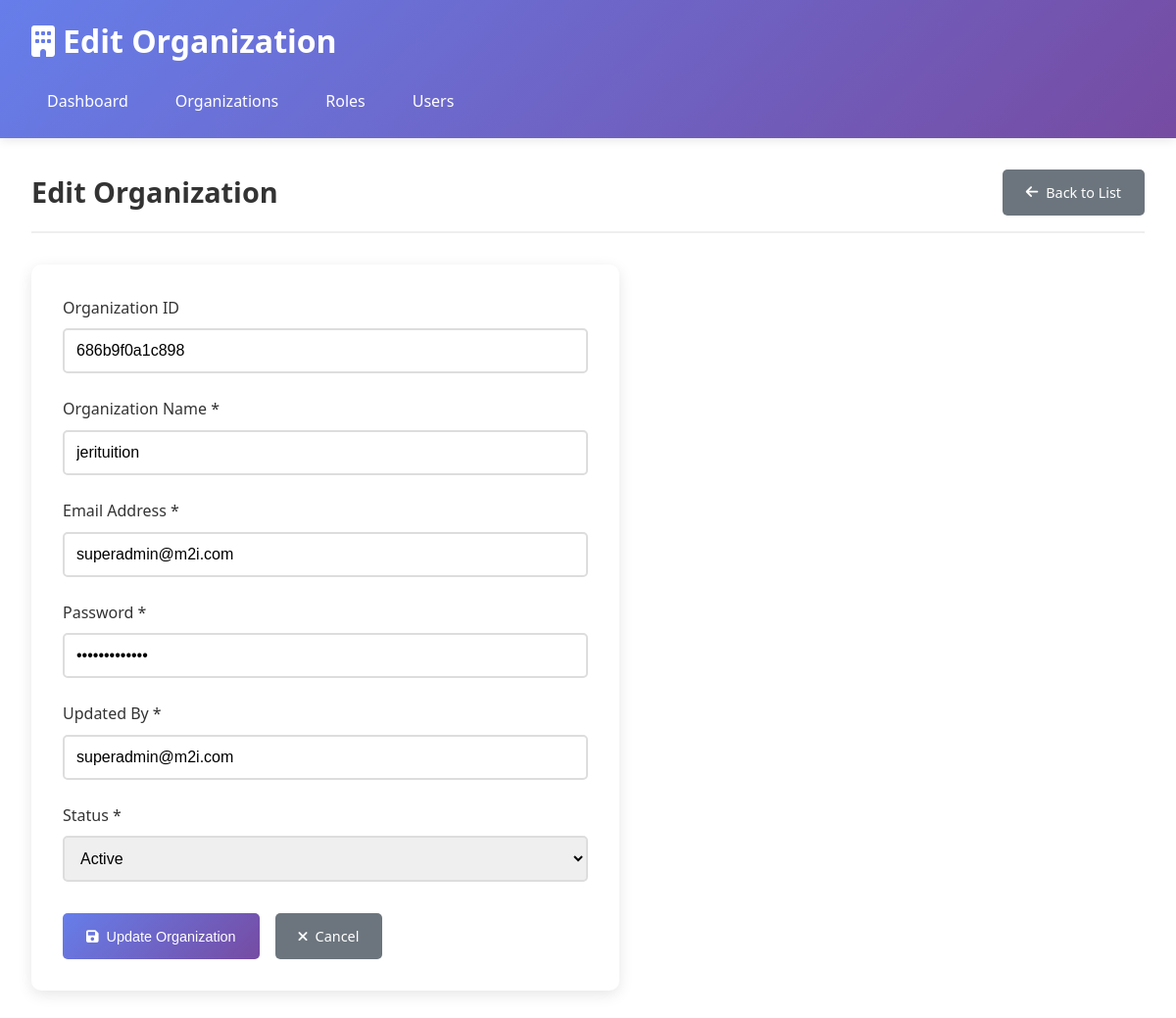
The app's page /pages/org_edit.php?id=686b9f0a1c898 with its own data.
### tables this page shows
CREATE TABLE `org_info` (
  `pk_org_id` varchar(50) NOT NULL,
  `org_name` varchar(50) NOT NULL,
  `org_email` varchar(50) NOT NULL,
  `org_password` varchar(50) NOT NULL,
  `org_updated_by` varchar(50) NOT NULL,
  `org_updated_on` timestamp(6) NOT NULL DEFAULT CURRENT_TIMESTAMP(6),
  `org_status` varchar(50) NOT NULL DEFAULT 'A'
);

### models/OrgInfo.php (called while the page is built, shortened)
<?php
class OrgInfo {
    private $conn;
    private $table_name = "org_info";
    public $pk_org_id;
    public function __construct($db) {
        $this->conn = $db;
    }
    public function readOne() {
        $query = "SELECT * FROM " . $this->table_name . " WHERE pk_org_id = ? LIMIT 0,1";
        $stmt = $this->conn->prepare($query);
        $stmt->bindParam(1, $this->pk_org_id);
        $stmt->execute();
        $row = $stmt->fetch(PDO::FETCH_ASSOC);
        if($row) {
            $this->org_name = $row['org_name'];
            $this->org_email = $row['org_email'];
            $this->org_password = $row['org_password'];
            $this->org_updated_by = $row['org_updated_by'];
            $this->org_status = $row['org_status'];
            return true;
        }
        return false;
    }
}
?>

### pages/org_edit.php (the view, shortened to what this page needs)
<?php
require_once '../models/OrgInfo.php';
$database = new Database();
$db = $database->getConnection();
$orgInfo = new OrgInfo($db);
$org_id = isset($_GET['id']) ? $_GET['id'] : '';
$orgInfo->pk_org_id = $org_id;
if(!$orgInfo->readOne()) {
    header("Location: org_list.php");
    exit();
}
?>
<!DOCTYPE html>
<html lang="en">
<head>
    <link rel="stylesheet" href="../assets/css/style.css">
    <link href="https://cdnjs.cloudflare.com/ajax/libs/font-awesome/6.0.0/css/all.min.css" rel="stylesheet">
</head>
<body>
    <div class="container">
        <header class="header">
            <h1><i class="fas fa-building"></i> Edit Organization</h1>
            <nav class="nav">
                <a href="../index.php" class="nav-link">Dashboard</a>
                <a href="org_list.php" class="nav-link">Organizations</a>
                <a href="role_list.php" class="nav-link">Roles</a>
                <a href="user_list.php" class="nav-link">Users</a>
            </nav>
        </header>
        <main class="main">
            <div class="page-header">
                <h2>Edit Organization</h2>
                <a href="org_list.php" class="btn btn-secondary">
                    <i class="fas fa-arrow-left"></i> Back to List
                </a>
            </div>
            <div class="form-container">
                <form action="<?php echo htmlspecialchars($_SERVER["PHP_SELF"]); ?>?id=<?php echo $org_id; ?>" method="post">
                    <div class="form-group">
                        <label for="org_id">Organization ID</label>
                        <input type="text" id="org_id" class="form-control"
                               value="<?php echo htmlspecialchars($orgInfo->pk_org_id); ?>"
                               readonly>
                    </div>
                    <div class="form-group">
                        <label for="org_name">Organization Name *</label>
                        <input type="text" id="org_name" name="org_name" class="form-control"
                               value="<?php echo htmlspecialchars($orgInfo->org_name); ?>"
                               required>
                    </div>
                    <div class="form-group">
                        <label for="org_email">Email Address *</label>
                        <input type="email" id="org_email" name="org_email" class="form-control"
                               value="<?php echo htmlspecialchars($orgInfo->org_email); ?>"
                               required>
                    </div>
                    <div class="form-group">
                        <label for="org_password">Password *</label>
                        <input type="password" id="org_password" name="org_password" class="form-control"
                               value="<?php echo htmlspecialchars($orgInfo->org_password); ?>"
                               required>
                    </div>
                    <div class="form-group">
                        <label for="org_updated_by">Updated By *</label>
                        <input type="text" id="org_updated_by" name="org_updated_by" class="form-control"
                               value="<?php echo htmlspecialchars($orgInfo->org_updated_by); ?>"
                               required>
                    </div>
                    <div class="form-group">
                        <label for="org_status">Status *</label>
                        <select id="org_status" name="org_status" class="form-control" required>
                            <option value="A" <?php echo ($orgInfo->org_status == 'A') ? 'selected' : ''; ?>>Active</option>
                        </select>
                    </div>
                    <div class="form-actions">
                        <button type="submit" class="btn btn-primary">
                            <i class="fas fa-save"></i> Update Organization
                        </button>
                        <a href="org_list.php" class="btn btn-secondary">
                            <i class="fas fa-times"></i> Cancel
                        </a>
                    </div>
                </form>
            </div>
        </main>
    </div>
</body>
</html>

### assets/css/style.css (style rules this page uses)
* { margin: 0; padding: 0; box-sizing: border-box; }
body { font-family: 'Segoe UI', Tahoma, Geneva, Verdana, sans-serif; line-height: 1.6; color: #333; background-color: #f5f5f5; }
.container { max-width: 1200px; margin: 0 auto; background-color: #fff; min-height: 100vh; box-shadow: 0 0 20px rgba(0,0,0,0.1); }
.header { background: linear-gradient(135deg, #667eea 0%, #764ba2 100%); color: white; padding: 1rem 2rem; box-shadow: 0 2px 10px rgba(0,0,0,0.1); }
.header h1 { font-size: 2rem; margin-bottom: 1rem; display: flex; align-items: center; gap: 0.5rem; }
.nav { display: flex; gap: 1rem; }
.nav-link { color: white; text-decoration: none; padding: 0.5rem 1rem; border-radius: 5px; transition: background-color 0.3s; }
.main { padding: 2rem; }
.page-header { display: flex; justify-content: space-between; align-items: center; margin-bottom: 2rem; padding-bottom: 1rem; border-bottom: 2px solid #eee; }
.page-header h2 { color: #333; font-size: 1.8rem; }
.btn { display: inline-flex; align-items: center; gap: 0.5rem; padding: 0.75rem 1.5rem; border: none; border-radius: 5px; text-decoration: none; font-size: 0.9rem; font-weight: 500; cursor: pointer; transition: all 0.3s; text-align: center; }
.btn-primary { background: linear-gradient(135deg, #667eea 0%, #764ba2 100%); color: white; }
.btn-secondary { background: #6c757d; color: white; }
.form-container { background: white; padding: 2rem; border-radius: 10px; box-shadow: 0 4px 15px rgba(0,0,0,0.1); max-width: 600px; }
.form-group { margin-bottom: 1.5rem; }
.form-group label { display: block; margin-bottom: 0.5rem; font-weight: 500; color: #333; }
.form-control { width: 100%; padding: 0.75rem; border: 2px solid #ddd; border-radius: 5px; font-size: 1rem; transition: border-color 0.3s; }
.form-actions { display: flex; gap: 1rem; margin-top: 2rem; }

### records on screen
org_info: pk_org_id "686b9f0a1c898", org_name "jerituition", org_email "superadmin@m2i.com", org_updated_by "superadmin@m2i.com", org_status "Active"
